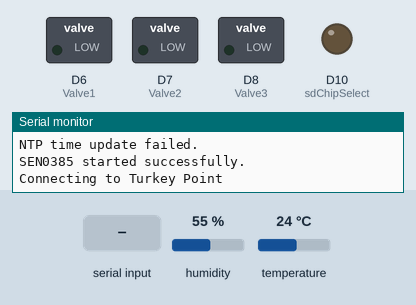
A sketch run on a simulated Arduino Zero (SAMD21). On the bench: switched loads named in the sketch (green lamp = pin HIGH), output pins drawn as LEDs (lit = HIGH), the last lines printed to the serial monitor. Inputs (shaded band) come from the test bench; at power-on: temperature 24 °C, humidity 55 %. WiFi joins after 1.5 s; servers stay silent unless stated; network time is answered at once with the bench clock; uploads are accepted with an empty reply; the local clock reads 2024-03-15 10:24:30 at power-on unless the sketch sets it; storage starts empty; EEPROM starts erased; pins used as bus, display or sensor lines are not drawn.

Above: at 3.7 s.
3.8 s: temperature set to 41 °C
At 5.9 s:
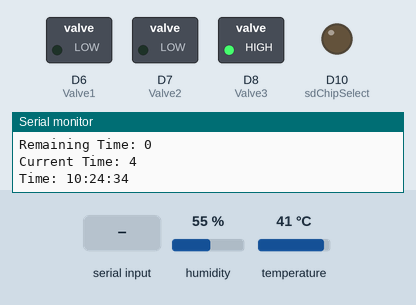
6.5 s: "1\n" received over the second serial link
Timing chart, 0 to 16.5 s (numbered marks = the images above; inputs shaded):
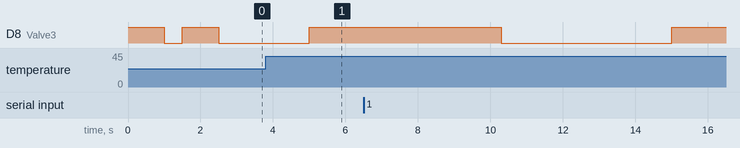

The sketch:

main.ino
```cpp
#include "IO.h"
#include "SoilSensor.h"
#include "WIFIInterface.h"
#include "ADAFruitLogger.h"
#include "DFRobot_SEN0385.h"
#include <malloc.h>


//todo:
// 1. setup wifi
// 2. setup realtime clock
// 3. make webapp
// 4. iphone app
// 5. bluetooth
// 7. data logging
// 8. determine watering schedule
// 9. figure out how to deal with sensor errors
// 10. setup weather station/purchase a better one.

cSoilSensor soilSensor;
cWIFIInterface wifiInterface;

sSoilSensorData soilSensorData;


int freeRAM() {
    struct mallinfo mi = mallinfo();
    return mi.fordblks;
}


unsigned long checkeHeapTime = 0;

//cBME280 bme280;
cSEN0385 DFRSEN0385;
void setup()
{
  Serial.begin(baud);
  pinMode(Valve1, OUTPUT);
  pinMode(Valve2, OUTPUT);
  pinMode(Valve3, OUTPUT);
  pinMode(sdChipSelect, OUTPUT);
  digitalWrite(Valve3, HIGH);
  delay(1000);
  digitalWrite(Valve3, LOW);
  delay(500);
  if (EEPROM.read(EEPROM_RESET_FLAG_ADDRESS) == 0) // Check if the reset flag is 0 (i.e., the software reset hasn't been performed yet)
  {
    Serial.println("Testing Software Reset");
    delay(1000);
    EEPROM.write(EEPROM_RESET_FLAG_ADDRESS, 1); // Set the reset flag to 1 (i.e., the software reset has been performed)
    softwareReset();
  }
  else
  {
    Serial.println("Reset already performed");
    EEPROM.write(EEPROM_RESET_FLAG_ADDRESS, 0);
  }
  digitalWrite(Valve3, HIGH);
  delay(1000);
  digitalWrite(Valve3, LOW);


  // just need to Run the logger, so no need to setup the logger here.
  // if( logger.setupRTC() )
  // {
  //   Serial.println("RTC setup successful.");
  //   Serial.print("Current time: ");
  //   Serial.println(logger.getExcelFormattedTime(0));
  //   Serial.print("Current Date: ");
  //   Serial.println(logger.getExcelFormattedDate(0));
  // }
  // else
  // {
  //   Serial.println("RTC setup failed.");
  //   softwareReset();
  // }
}

bool firstPass = true;
unsigned long previousMillis = 0;
unsigned long lastStatusCheck = 0;
unsigned int WIFIFailures = 0;


void loop()
{
  static unsigned long epochTime = 0;
  unsigned long currentMillis = millis();

  wifiInterface.CheckNtpTime(&epochTime);
  //logger.SetTime(epochTime);

  // If millis() is going to rollover in the next 24 hours
  if (millis() > ULONG_MAX - 86400000) {
      softwareReset();
  }
  if( currentMillis - lastStatusCheck > 60000)
  {
      // Update the last status check time
      lastStatusCheck = currentMillis;

      // Check if WiFi is not connected
      if((WiFi.status() != WL_CONNECTED)) //&& rtcFailed)
      {
          // Increment the WiFi failure counter
          WIFIFailures++;

          // If WiFi failures exceed 5, reset the system
          if(WIFIFailures > 10)
          {
              softwareReset();
          }
      }
      else
      {
        WIFIFailures = 0;
      }
  }

  soilSensorData.epochTime = epochTime;

  time_t myTime = static_cast<time_t>(epochTime);

  DFRSEN0385.run385(&soilSensorData, myTime);

  soilSensor.runSoilSensor(&soilSensorData);

  wifiInterface.runWIFI(&soilSensorData, myTime);

  logger.RunLogger(&soilSensorData, WiFi.status() != WL_CONNECTED, myTime);


  manageWateringValves(myTime, &soilSensorData);


    // Heartbeat code for valve3
  int interval = 5000;
  if( WiFi.status() != WL_CONNECTED)
  {
    interval = 500;
  }
  // else if( rtcFailed)
  // {
  //   interval = 250;
  // }
  else
  {
    interval = 5000;
  }


  static bool heatStatus = false;
  if (currentMillis - previousMillis >= interval)
  {
    previousMillis = currentMillis;
    heatStatus = !heatStatus;
    digitalWrite(Valve3, heatStatus ? HIGH : LOW);
  }

  //printValues();

  //checkHeap();
  // if(millis() - checkeHeapTime > 1000 || checkeHeapTime == 0)
  // {
  //   checkeHeapTime = millis();
  //   Serial.print("Free Memory: ");
  //   Serial.println(freeRAM());
  // }

  firstPass = false;
}

void manageWateringValves(time_t myTime, sSoilSensorData* soilSensorData)
{
  static bool autoCycleActive = false;
  static unsigned long autoCycleStartTime = 0;
  static unsigned long wateringDuration = 0; // Default duration
  static time_t displayData = myTime;

  struct tm *myTimeStruct = localtime(&myTime);
  bool startCycle09 = myTimeStruct->tm_hour == 9 && (myTimeStruct->tm_min >= 0 && myTimeStruct->tm_min < 1);
  bool startCycle14 = myTimeStruct->tm_hour == 14 && (myTimeStruct->tm_min >= 0 && myTimeStruct->tm_min < 1);
  bool startCycle17 = myTimeStruct->tm_hour == 17 && (myTimeStruct->tm_min >= 0 && myTimeStruct->tm_min < 1);

  float soilMoisture = soilSensorData->soilMoisture;


  if( difftime(myTime, displayData) > 60)
  {
    Serial.println();

    Serial.print("startCycle1: ");
    Serial.println(startCycle09);

    Serial.print("startCycle2: ");
    Serial.println(startCycle14);


    Serial.print("startCycle17: ");
    Serial.println(startCycle17);


    Serial.print("autoCycleActive: ");
    Serial.println(autoCycleActive);

    Serial.print("soilMoisture: ");
    Serial.println(soilSensorData->soilMoisture);

    Serial.print("autoCycleStartTime: ");


    // output the autoCycleStartTime
    Serial.print("autoCycleStartTime: ");
    Serial.println(autoCycleStartTime);
    //output the wateringDuration
    Serial.print("wateringDuration: ");
    Serial.println(wateringDuration);
    //output the remainting time:
    Serial.print("Remaining Time: ");
    unsigned long remainingTime = autoCycleActive ? wateringDuration - (millis() / 1000 - autoCycleStartTime) : 0;
    Serial.println(remainingTime);
    Serial.print("Current Time: ");
    Serial.println(millis() / 1000);

    tm *myTimeStruct = localtime(&myTime);
    Serial.print("Time: ");
    char timeStr[10]; // Correctly declare the buffer to hold the time string
    sprintf(timeStr, "%02d:%02d:%02d", myTimeStruct->tm_hour, myTimeStruct->tm_min, myTimeStruct->tm_sec);
    Serial.println(timeStr);
    Serial.println();


    displayData = myTime;
  }

  static int autoCycleStep = 0;
  switch (autoCycleStep)
  {
  // check if the cycle should start
  case 0:
    if (startCycle09 || startCycle14 || startCycle17)
    {
      autoCycleStep++;
    }
    break;

  //calculate the watering duration
  case 1:
    {
      autoCycleStartTime = millis() / 1000;
      float lowMoisture = 22.0; // 22% soil moisture - moisture is low
      float highMoisture = 30.0; // 30% soil moisture - moisture is high
      float lowDuration = 25.0; // 25 minutes if soil moisture is 22%
      float highDuration = 10.0; // 5 minutes if soil moisture is 28%
      if (startCycle09 && soilMoisture < highMoisture)
      {

        const float m = (lowDuration - highDuration) / (lowMoisture - highMoisture);
        const float b = lowDuration - m * lowMoisture;
        float wateringTime = m * soilMoisture + b;
        if( wateringTime > lowDuration)
          wateringTime = lowDuration;
        wateringDuration = 60 * wateringTime;
      }
      else if ((startCycle14 || startCycle17) && soilMoisture < lowMoisture)
      {
        wateringDuration = 60 * 5; // For both startCycle14 and startCycle17
      }
      else
      {
        wateringDuration = 0;
      }
      autoCycleStep++;
    }
    break;

  // wait for the duration to expire
  case 2:
    autoCycleActive = true;
    if ( (millis() / 1000 - autoCycleStartTime) > wateringDuration)
    {
      autoCycleActive = false;
      autoCycleStep++;
    }
    break;

  // ensure the startCycle flags are not set
  case 3:
    if(!(startCycle09 || startCycle14 || startCycle17))
    {
      autoCycleStep = 0;
    }
    break;

  default:
    autoCycleStep = 0;
    break;
  }


  //indicate to the global state that the auto watering cycle is active
  gAutoWateringCycleOn = autoCycleActive;
  unsigned long ulEpochTime = USERTC ? logger.getUnixTime() : static_cast<unsigned long>(myTime);
  if( gManualWateringOn || autoCycleActive )
  {
    digitalWrite(Valve1, HIGH);
    digitalWrite(Valve2, LOW);
    //digitalWrite(Valve3, LOW);
    if( ulEpochTime - gWateringTimeStart > gWateringDuration)
    {
      gManualWateringOn = false;
    }
  }
  else
  {
    digitalWrite(Valve1, LOW);
    digitalWrite(Valve2, LOW);
    //digitalWrite(Valve3, LOW);
    gWateringTimeStart = ulEpochTime - gWateringDuration;
  }
}

void printValues() {

  static int lastRead = millis();
  if(millis() - lastRead > 1000)
  {
    lastRead = millis();

    Serial.print("Temperature = ");
    Serial.print(soilSensorData.outsideAirTemp);
    Serial.println(" *F");

    Serial.print("Pressure = ");
    Serial.print(soilSensorData.baroPressure);


    Serial.print("Humidity = ");
    Serial.print(soilSensorData.outsideAirHumidity);
    Serial.println(" %");

    Serial.print("Soil Temperature = ");
    Serial.print(soilSensorData.soilTemperature);
    Serial.println(" *F");

    Serial.print("Soil Moisture = ");
    Serial.print(soilSensorData.soilMoisture);
    Serial.println(" %");

    Serial.print("Soil Electrical Conductivity = ");
    Serial.print(soilSensorData.soilElectricalConductivity);
    Serial.println(" uS/cm");

    Serial.print("Soil pH = ");
    Serial.print(soilSensorData.soilPh);
    Serial.println(" pH");
  }
}

void softwareReset()
{
  // Trigger a software reset using the NVIC_SystemReset function
  unsigned int numResets = 0;
  EEPROM.get(EEPROM_NUM_RESETS, numResets);
  numResets++;
  EEPROM.put(EEPROM_NUM_RESETS, numResets);
  delay(1000);
  NVIC_SystemReset();
}
```

ADAFruitLogger.h
```cpp
#ifndef ADAFUITLOGGER_H
#define ADAFUITLOGGER_H
#include "IO.h"
#include <max6675.h>
#include <SPI.h>
#include <SD.h>
#include "RTClib.h"

extern RTC_PCF8523 rtc;

extern char daysOfTheWeek[7][12];


class cAdafruitLogger
{
public:
    bool setupLogger();

    void RunLogger(sSoilSensorData* soilSensorData, bool wifiConnectionFailed, time_t epochTime);

    bool setupRTC();
    char* getExcelFormattedDate(time_t epochTime);
    char* getExcelFormattedTime(time_t epochTime);
    uint32_t getUnixTime();
    void SetTime(unsigned long unixTime);
private:
    bool writeData(sSoilSensorData* soilSensorData, bool wifiConnectionFailed);
};
#endif// ADAFUITLOGGER_H
```

ADAFuitLogger.cpp
```cpp
//#include "ADAFruitLogger.h"
#include "IO.h"

//RTC_PCF8523 rtc;

char daysOfTheWeek[7][12] = {"Sunday", "Monday", "Tuesday", "Wednesday", "Thursday", "Friday", "Saturday"};

void cAdafruitLogger::RunLogger(sSoilSensorData* soilSensorData, bool wifiConnectionFailed, time_t epochTime)
{
    static int step = 0;
    const int timeDelay = 10000;
    const int loggingInterval = 60000;
    static unsigned long startTime = millis() + timeDelay;
    switch(step)
    {
        case 0:
        {
            if(((millis() - startTime) > timeDelay) && setupLogger())
            {
                step++;
                startTime = millis();
            }
            break;
        }
        case 1:
        {
            if( millis() - startTime > loggingInterval)
            {
                startTime = millis();
                soilSensorData->dateStamp = getExcelFormattedDate(epochTime);
                soilSensorData->timeStamp = getExcelFormattedTime(epochTime);
                if( !writeData(soilSensorData, wifiConnectionFailed))
                {
                    step = 0;
                    Serial.println("Error writing data to SD card.");
                }
                startTime = millis();
            }
            break;
        }
    }
}

// bool cAdafruitLogger::setupRTC()
// {

//     for( int i = 0; i < 10; i++)
//     {
//       if (!rtc.begin())
//       {
//         Serial.println("Couldn't find RTC");
//         if(i == 9)
//         {
//           rtcFailed = true;
//           return false;
//         }
//         delay(1000);
//       }
//       else
//       {
//         Serial.println("RTC found!");
//         rtcFailed = false;
//         break;
//       }
//     }

//     // if (!rtc.initialized() || rtc.lostPower())
//     // {
//     //   Serial.println("May have lost power, let's set the time!");
//     //   rtc.adjust(DateTime(F(__DATE__), F(__TIME__)));
//     // }

//     Serial.println("RTC is setup and running!");
//     // When the RTC was stopped and stays connected to the battery, it has
//     // to be restarted by clearing the STOP bit. Let's do this to ensure
//     // the RTC is running.
//     rtc.start();
//     //rtc.adjust(DateTime(1033776000));
//     return true;
// }

// void cAdafruitLogger::SetTime(unsigned long unixTime)
// {
//   // Get the current time from the RTC
//   DateTime now = rtc.now();
//   DateTime dtUnixIn = DateTime(unixTime);
//   // unixTime is in the year 2024 to 2025 continue to set time, otherwise return
//   if ( dtUnixIn.year() < 2024 || dtUnixIn.year() > 2025)
//   {
//     Serial.println("Invalid Unix Time.");
//     return;
//   }

//   // Calculate the difference between the current time and unixTime
//   long difference = labs(now.unixtime() - unixTime);
//   // Serial.print("Current Time: ");
//   // Serial.println(now.unixtime());
//   // Serial.print("Unix Time: ");
//   // Serial.println(unixTime);
//   // Only adjust the RTC time if the difference is more than 10 seconds
//   // Serial.print("Difference: ");
//   // Serial.println(difference);
//   if (difference > 5)
//   {
//     rtc.adjust(DateTime(unixTime));
//     Serial.print("RTC time adjusted by ");
//     Serial.print(difference);
//     Serial.println(" seconds.");
//   }
// }

// uint32_t cAdafruitLogger::getUnixTime() {
//   DateTime now = rtc.now();
//   if( now.year() < 2024 || now.year() > 2025)
//   {
//     rtcFailed = true;
//   }
//   return now.unixtime();
// }

char* cAdafruitLogger::getExcelFormattedDate(time_t epochTime)
{
  static char dateString[11]; // Buffer to hold the date string
  DateTime now = USERTC ? rtc.now() : DateTime(epochTime);

  // Format the date into the string
  sprintf(dateString, "%04d-%02d-%02d", now.year(), now.month(), now.day());

  return dateString;
}

char* cAdafruitLogger::getExcelFormattedTime(time_t epochTime)
{
  static char timeString[9]; // Buffer to hold the time string
  DateTime now = USERTC ? rtc.now() : DateTime(epochTime);

  // Format the time into the string
  sprintf(timeString, "%02d:%02d:%02d", now.hour(), now.minute(), now.second());

  return timeString;
}


bool cAdafruitLogger::setupLogger()
{

    //SPI.begin();
    if (!SD.begin(sdChipSelect))
    {
        Serial.println("SD initialization failed!");
        return false;
    }
    Serial.println("SD initialization done.");
    return true;
}

bool cAdafruitLogger::writeData(sSoilSensorData* soilSensorData, bool wifiConnectionFailed)
{
  if (!SD.exists(FileName))
  {
    File dataFile = SD.open(FileName, FILE_WRITE);
    if (dataFile)
    {
      //DateStamp, TimeStamp, Epoch, OutsideAirTemp, OutsideHumidity, OutsideBaro, SoilTemperature, SoilElectricalConductivity, SoilHumidity, SoilPh, Watering, WifiError, SDError, RTCFailed
      dataFile.println("DateStamp, TimeStamp, Epoch, OutsideAirTemp, OutsideHumidity, OutsideBaro, SoilTemperature, SoilElectricalConductivity, SoilHumidity, SoilPh, ManualWateringOn, AutoWaterEnabled, AutoWaterCycleOn, WifiError, SDError, RTCFailed, RemoteServerFails, WateringTimeStart, WateringDuration");      dataFile.close();
    }
    else
    {
      Serial.println("File Creation Error!");
      return false;
    }
  }
  File dataFile = SD.open(FileName, FILE_WRITE);
  if (dataFile)
  {
    dataFile.print(soilSensorData->dateStamp);
    dataFile.print(", ");
    dataFile.print(soilSensorData->timeStamp);
    dataFile.print(", ");
    dataFile.print(soilSensorData->epochTime);
    dataFile.print(", ");
    dataFile.print(soilSensorData->outsideAirTemp);
    dataFile.print(", ");
    dataFile.print(soilSensorData->outsideAirHumidity);
    dataFile.print(", ");
    dataFile.print(soilSensorData->baroPressure);
    dataFile.print(", ");
    dataFile.print(soilSensorData->soilTemperature);
    dataFile.print(", ");
    dataFile.print(soilSensorData->soilElectricalConductivity);
    dataFile.print(", ");
    dataFile.print(soilSensorData->soilMoisture);
    dataFile.print(", ");
    dataFile.print(soilSensorData->soilPh);
    dataFile.print(", ");
    dataFile.print(gManualWateringOn);
    dataFile.print(", ");
    dataFile.print(gAutoWateringEnabled);
    dataFile.print(", ");
    dataFile.print(gAutoWateringCycleOn);
    dataFile.print(", ");
    dataFile.print(wifiConnectionFailed);
    dataFile.print(", ");
    dataFile.print(!SD.exists(FileName));
    dataFile.print(", ");
    dataFile.print(false);//rtcFailed);
    dataFile.print(", ");
    dataFile.print(gremoteServerFails);
    dataFile.print(", ");
    dataFile.print(gWateringTimeStart);
    dataFile.print(", ");
    dataFile.println(gWateringDuration);
    dataFile.close();
    return true;
  }
  else
  {
    Serial.println("File write error!");
    return false;
  }
}
```

DFRobot_SEN0385.h
```cpp
#ifndef DFROBOT_SEN0385_H
#define DFROBOT_SEN0385_H

#include <DFRobot_SHT3x.h>

#include "IO.h"

struct sSEN0385Data
{
    float temperature = -1;
    float humidity = -1;
    float avgOATPreviousDay = -1;
};

class cSEN0385
{
    public:
        void run385(sSoilSensorData* sensorData, time_t epochTime);
};

#endif // DFROBOT_SEN0385_H
```

IO.cpp
```cpp
#include "IO.h"


const int rs485rX = 0;  //Definition RS485 shield RX terminal
const int rs485tX = 1;  //Definition RS485 shield TX terminal
const int rs485TxEnable = 2;  //Definition RS485 shield enable terminal

//rtc pins SDA 4, SCL 5
const unsigned int sdChipSelect = 10; // SD card chip select
//11 SPI MOSI
//12 SPI MISO
//13 SPI SCK

const unsigned int Valve1 = 6;
const unsigned int Valve2 = 7;
const unsigned int Valve3 = 8;

const unsigned long baud = 115200;
SoftwareSerial mySerial(rs485rX, rs485tX); // RX, TX
cAdafruitLogger logger;

const char* FileName = "Log.csv";

// char gTimeString[10] = "00:00:00";

unsigned long gWateringTimeStart = 0;
unsigned long gWateringDuration = 0;
bool gManualWateringOn = false;

bool gAutoWateringEnabled = true;
bool gAutoWateringCycleOn = false;

bool rtcFailed = false;
extern unsigned long gremoteServerFails = 0;
```

Source omitted: DFRobot_SEN0385.cpp (4496 bytes), IO.h (1655 bytes), SoilSensor.cpp (7077 bytes), SoilSensor.h (586 bytes), WIFIInterface.cpp (23404 bytes), WIFIInterface.h (1180 bytes)
